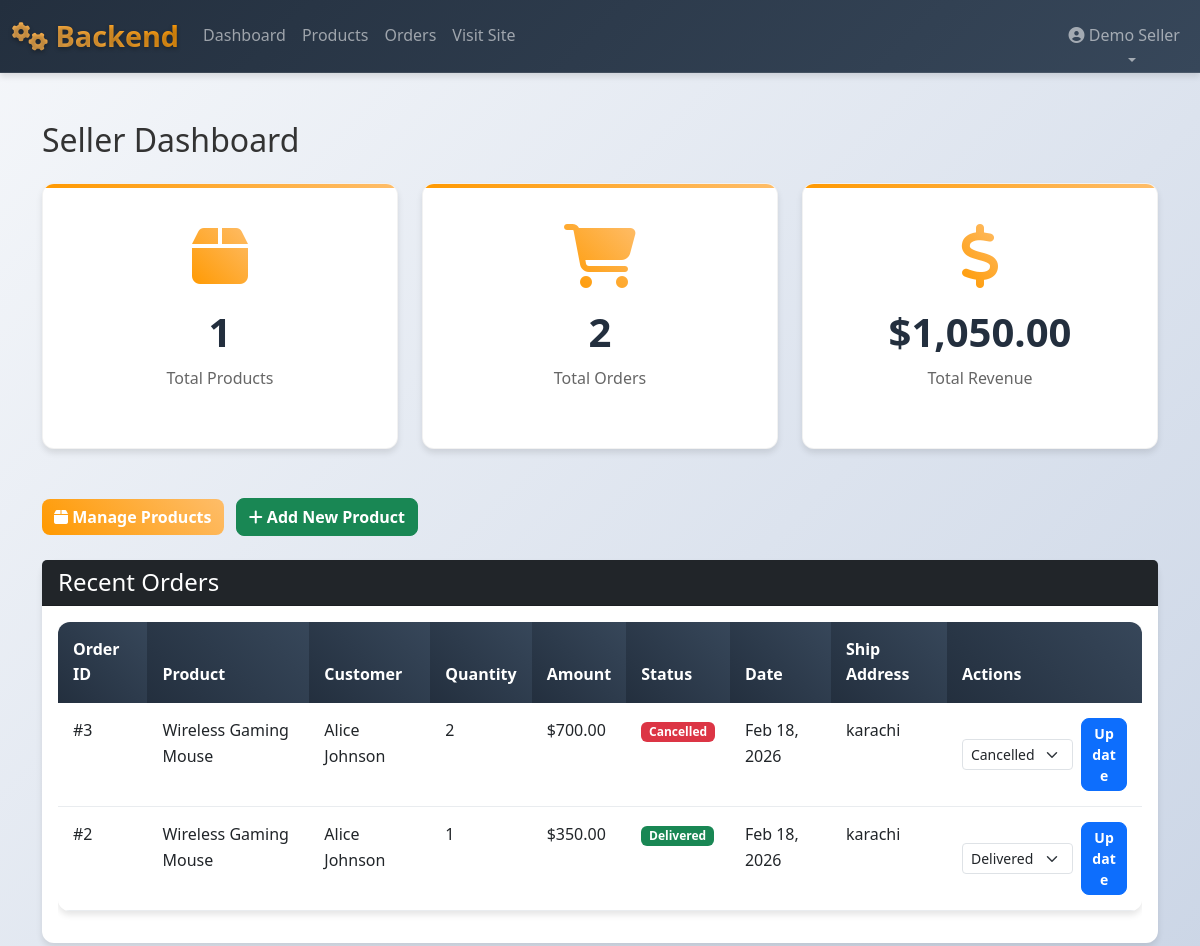
/seller/dashboard.php (signed in, upper part), run on an earlier commit of the app's database.
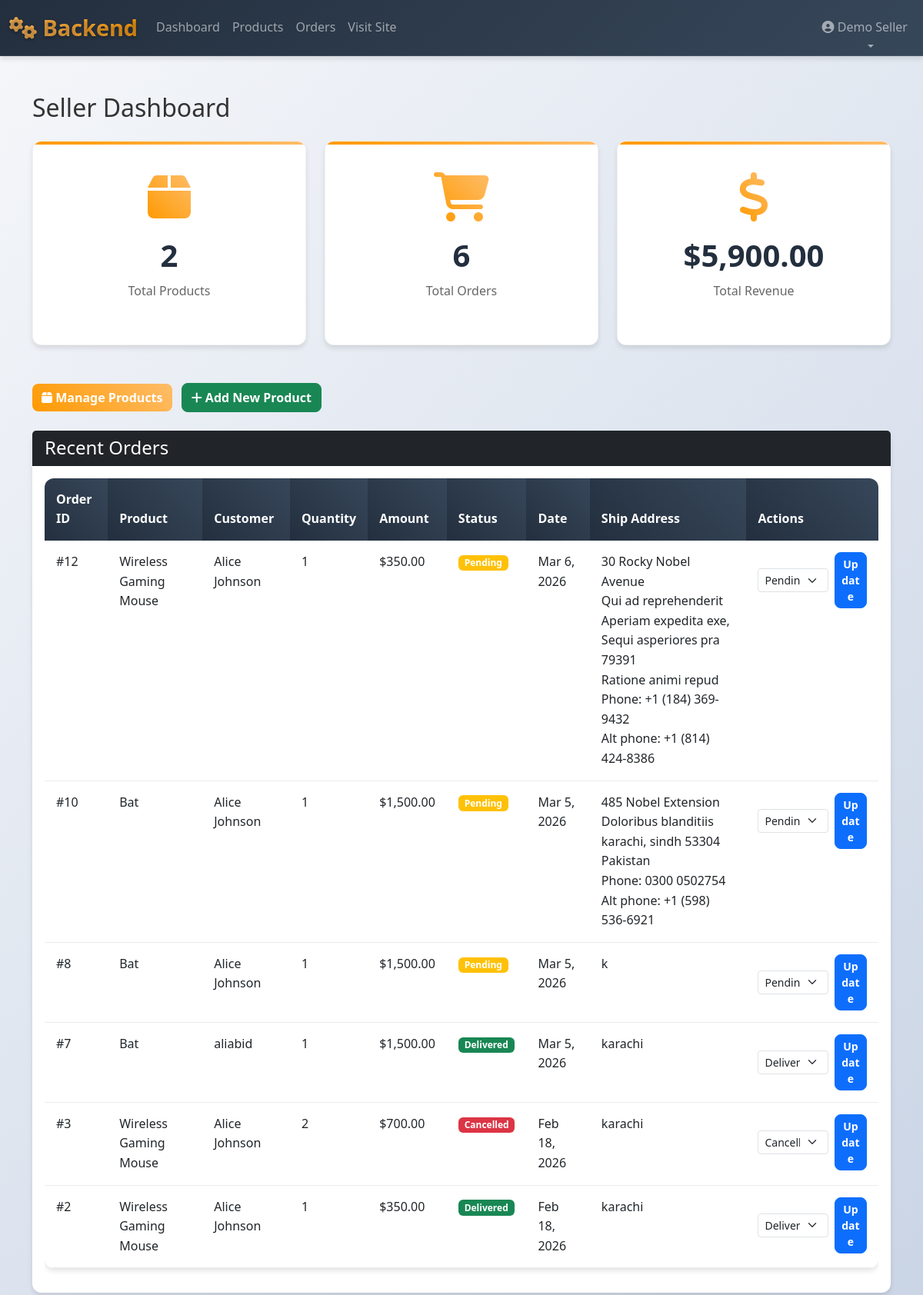
And on a later commit of the database.
### tables this page shows
CREATE TABLE `order_items` (
  `id` int(11) NOT NULL,
  `order_id` int(11) NOT NULL,
  `product_id` int(11) NOT NULL,
  `seller_id` int(11) NOT NULL,
  `quantity` int(11) NOT NULL,
  `price` decimal(10,2) NOT NULL
);

CREATE TABLE `products` (
  `id` int(11) NOT NULL,
  `seller_id` int(11) NOT NULL,
  `name` varchar(255) NOT NULL,
  `description` text DEFAULT NULL,
  `price` decimal(10,2) NOT NULL,
  `stock` int(11) DEFAULT 0,
  `category` varchar(100) DEFAULT NULL,
  `image` varchar(255) DEFAULT NULL,
  `status` enum('active','inactive') DEFAULT 'active',
  `created_at` timestamp NOT NULL DEFAULT current_timestamp(),
  `language` varchar(10) DEFAULT 'en',
  `currency` varchar(3) DEFAULT 'USD'
);

CREATE TABLE `users` (
  `id` int(11) NOT NULL,
  `email` varchar(255) NOT NULL,
  `password` varchar(255) NOT NULL,
  `full_name` varchar(255) NOT NULL,
  `user_type` enum('buyer','seller','admin') DEFAULT 'buyer',
  `shop_name` varchar(255) DEFAULT NULL,
  `phone` varchar(20) DEFAULT NULL,
  `address` text DEFAULT NULL,
  `created_at` timestamp NOT NULL DEFAULT current_timestamp()
);

CREATE TABLE `orders` (
  `id` int(11) NOT NULL,
  `user_id` int(11) NOT NULL,
  `total_amount` decimal(10,2) NOT NULL,
  `status` enum('pending','processing','shipped','delivered','cancelled') DEFAULT 'pending',
  `shipping_address` text NOT NULL,
  `payment_method` varchar(50) DEFAULT NULL,
  `created_at` timestamp NOT NULL DEFAULT current_timestamp(),
  `rider_instructions` text DEFAULT NULL,
  `phone` varchar(20) DEFAULT NULL,
  `alt_phone` varchar(20) DEFAULT NULL,
  `order_number` varchar(20) DEFAULT NULL
);

### seller/dashboard.php (the view, shortened to what the changed rows need)
<?php
require_once '../config/database.php';
$seller_id = $_SESSION['user_id'];
$stmt = $pdo->prepare("SELECT COUNT(*) as count FROM products WHERE seller_id = ?");
$stmt->execute([$seller_id]);
$product_count = $stmt->fetch()['count'];
$stmt = $pdo->prepare("SELECT COUNT(*) as count FROM order_items WHERE seller_id = ?");
$stmt->execute([$seller_id]);
$order_count = $stmt->fetch()['count'];
$stmt = $pdo->prepare("SELECT SUM(price * quantity) as revenue FROM order_items WHERE seller_id = ?");
$stmt->execute([$seller_id]);
$revenue = $stmt->fetch()['revenue'] ?? 0;
$stmt = $pdo->prepare("
    SELECT oi.*, p.name, o.created_at, o.status, o.shipping_address, u.full_name
    FROM order_items oi
    JOIN products p ON oi.product_id = p.id
    JOIN orders o ON oi.order_id = o.id
    JOIN users u ON o.user_id = u.id
    WHERE oi.seller_id = ?
    ORDER BY o.created_at DESC
    LIMIT 10
");
$stmt->execute([$seller_id]);
$recent_orders = $stmt->fetchAll();
?>
<!DOCTYPE html>
<html lang="en">
<head>
    <link href="https://cdn.jsdelivr.net/npm/bootstrap@5.3.0/dist/css/bootstrap.min.css" rel="stylesheet">
    <link rel="stylesheet" href="https://cdnjs.cloudflare.com/ajax/libs/font-awesome/6.4.0/css/all.min.css">
    <link rel="stylesheet" href="../assets/css/style.css">
</head>
<body>
    <div class="container my-5">
        <h2 class="mb-4">Seller Dashboard</h2>
        <div class="row mb-4">
            <div class="col-md-4">
                <div class="dashboard-card">
                    <i class="fas fa-box"></i>
                    <h3><?= $product_count ?></h3>
                    <p>Total Products</p>
                </div>
            </div>
            <div class="col-md-4">
                <div class="dashboard-card">
                    <i class="fas fa-shopping-cart"></i>
                    <h3><?= $order_count ?></h3>
                    <p>Total Orders</p>
                </div>
            </div>
            <div class="col-md-4">
                <div class="dashboard-card">
                    <i class="fas fa-dollar-sign"></i>
                    <h3>$<?= number_format($revenue, 2) ?></h3>
                    <p>Total Revenue</p>
                </div>
            </div>
        </div>
        <div class="card">
            <div class="card-body">
                <?php if(empty($recent_orders)): ?>
                <p class="text-muted">No orders yet</p>
                <?php else: ?>
                <div class="table-responsive">
                    <table class="table">
                        <thead>
                            <tr>
                                <th>Order ID</th>
                                <th>Product</th>
                                <th>Customer</th>
                                <th>Quantity</th>
                                <th>Amount</th>
                                <th>Status</th>
                                <th>Date</th>
                                <th>Ship Address</th>
                                <th>Actions</th>
                            </tr>
                        </thead>
                        <tbody>
                            <?php
                                $seen_orders = [];
                                foreach($recent_orders as $order):
                                    $show_actions = !in_array($order['order_id'], $seen_orders);
                            ?>
                            <tr>
                                <td>#<?= $order['order_id'] ?></td>
                                <td><?= htmlspecialchars($order['name']) ?></td>
                                <td><?= htmlspecialchars($order['full_name']) ?></td>
                                <td><?= $order['quantity'] ?></td>
                                <td>$<?= number_format($order['price'] * $order['quantity'], 2) ?></td>
                                <td><?php
                                            switch($order['status']) {
                                                case 'delivered': $badge = 'success'; break;
                                                case 'cancelled': $badge = 'danger'; break;
                                                default:          $badge = 'warning';
                                            }
                                        ?>
                                        <span class="badge bg-<?= $badge ?>"><?= ucfirst($order['status']) ?></span>
                                    </td>
                                <td><?= date('M j, Y', strtotime($order['created_at'])) ?></td>
                                <td><?= nl2br(htmlspecialchars($order['shipping_address'])) ?></td>
                                <td>
                                        <?php if($show_actions): ?>
                                        <form method="post" class="d-flex align-items-center">
                                            <select name="status" class="form-select form-select-sm me-2">
                                                <?php foreach(['pending','processing','shipped','delivered','cancelled'] as $st): ?>
                                                    <option value="<?= $st ?>" <?= $order['status'] === $st ? 'selected' : '' ?>><?= ucfirst($st) ?></option>
                                                <?php endforeach; ?>
                                            </select>
                                            <button type="submit" class="btn btn-sm btn-primary">Update</button>
                                        </form>
                                        <?php endif; ?>
                                        <?php $seen_orders[] = $order['order_id']; ?>
                                    </td>
                            </tr>
                            <?php endforeach; ?>
                        </tbody>
                    </table>
                </div>
                <?php endif; ?>
            </div>
        </div>
    </div>
</body>
</html>

What changed in the data, as far as the page shows it:
added order_items: order "12", product.name "Wireless Gaming Mouse", users.full_name "Alice Johnson", quantity "1", $order['price']*$order['quantity'] "350.00", order.status "Pending", order.created_at "Mar 6, 2026", order.shipping_address "30 Rocky Nobel Avenue Qui ad reprehenderit Aperiam expedita exe, Sequi asperiores pra 79391 Ratione animi repud Phone: +1 (184) 369-9432 Alt phone: +1 (814) 424-8386", status "Pending"
added order_items: order "10", product.name "Bat", users.full_name "Alice Johnson", quantity "1", $order['price'] * $order['quantity'] "1,500.00", order.status "Pending", order.created_at "Mar 5, 2026", order.shipping_address "485 Nobel Extension Doloribus blanditiis karachi, sindh 53304 Pakistan Phone: 0300 0502754 Alt phone: +1 (598) 536-6921", status "Pending"
added order_items: order "8", product.name "Bat", users.full_name "Alice Johnson", quantity "1", $order['price'] * $order['quantity'] "1,500.00", order.status "Pending", order.created_at "Mar 5, 2026", order.shipping_address "k", status "Pending"
added order_items: order "7", product.name "Bat", users.full_name "aliabid", quantity "1", $order['price'] * $order['quantity'] "1,500.00", order.status "Delivered", order.created_at "Mar 5, 2026", order.shipping_address "karachi", status "Delivered"
Also different on the page:
$product_count: "1" → "2"
$order_count: "2" → "6"
$revenue: "1,050.00" → "5,900.00"
